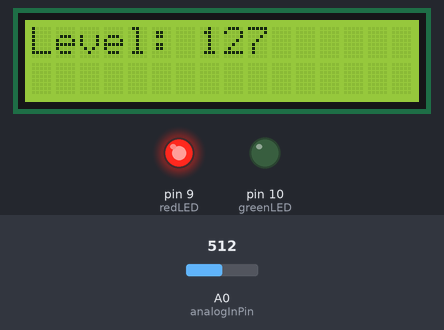
Bench run of a sketch on a simulated Arduino Uno, built with avr-gcc and run on an emulated ATmega328P. On the bench: 16×2 character LCD, output pins drawn as LEDs (lit = HIGH). The test bench sets the inputs (shaded band); at power-on: A0 (analogInPin) = 512. What the sketch prints to the serial monitor is not drawn.

Above: at 1.4 s.
1.5 s: A0 (analogInPin) set to 339
At 2.6 s:
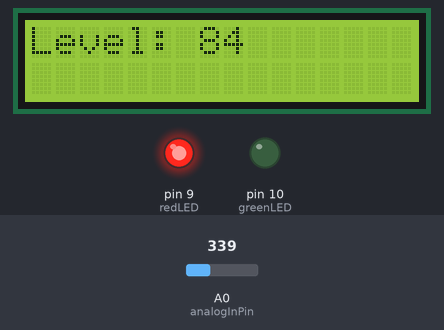
3.7 s: A0 (analogInPin) set to 305
At 5.4 s:
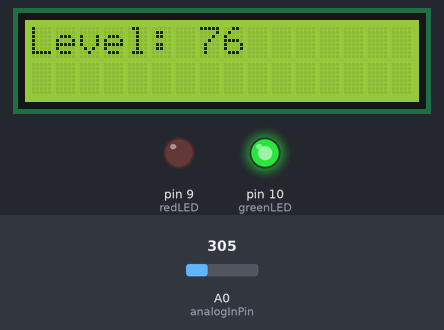
5.7 s: A0 (analogInPin) set to 221
At 7.4 s:
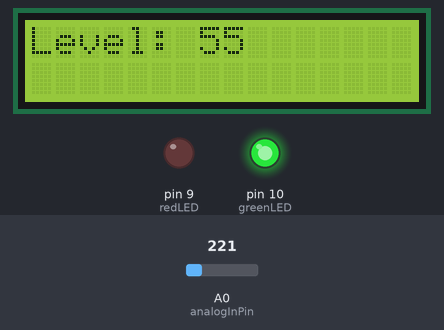
7.7 s: A0 (analogInPin) set to 195
At 9.3 s:
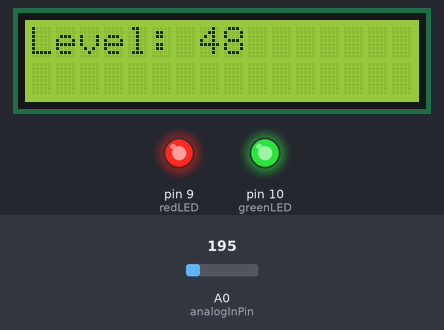
9.7 s: A0 (analogInPin) set to 306
At 11.1 s:
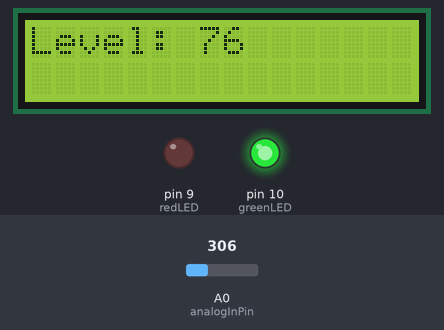
11.8 s: A0 (analogInPin) set to 511
At 12.9 s:
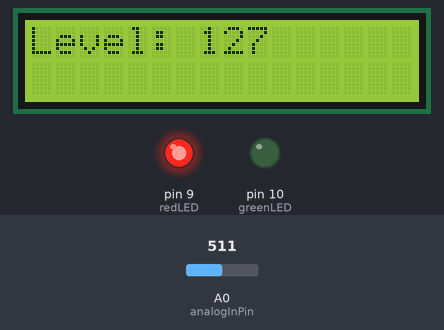
Timing chart, 0 to 14.8 s (numbered marks = the images above; inputs shaded):
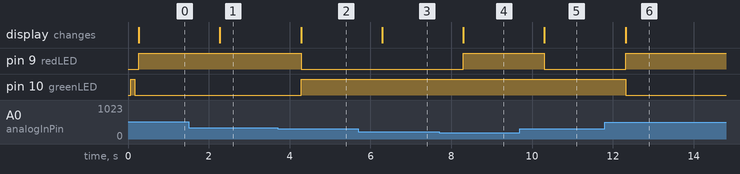

Measured:
- the behaviour switches between 321 and 320 on A0 (analogInPin) (found by bisection; images 1 and 2)
- the behaviour switches between 205 and 204 on A0 (analogInPin) (found by bisection; images 3 and 4)
- after the input at 1.5 s, the display: changes after 0.78 s (image 1)
- after the input at 3.7 s, pin 9 (redLED): HIGH → LOW after 0.58 s; pin 10 (greenLED): LOW → HIGH after 0.58 s; the display: changes after 0.58 s (image 2)
- after the input at 5.7 s, the display: changes after 0.59 s (image 3)
- after the input at 7.7 s, pin 9 (redLED): LOW → HIGH after 0.60 s; the display: changes after 0.60 s (image 4)
- after the input at 9.7 s, pin 9 (redLED): HIGH → LOW after 0.61 s; the display: changes after 0.61 s (image 5)
- after the input at 11.8 s, pin 9 (redLED): LOW → HIGH after 0.51 s; pin 10 (greenLED): HIGH → LOW after 0.51 s; the display: changes after 0.52 s (image 6)

The sketch:

moisture_sensor.ino
```cpp
#include "LiquidCrystal.h"
// intializing pins
const int analogInPin = A0; // main input
int sensorValue = 0;
int outputValue = 0;
const int redLED = 9;
const int greenLED = 10;
const int enable = 8, rs = 12, d4 = 7, d5 = 6, d6 = 5, d7 = 4;
//String displayString = "";
//const int nMOS = 3; //variable for pin connected to MOSFET
LiquidCrystal lcd(enable, rs, d4, d5, d6, d7);

void setup() {
	// initialize serial communication at 9600 bits per second:
	Serial.begin(9600);
	// initializes pins as outputs
	pinMode(redLED, OUTPUT);
	pinMode(greenLED, OUTPUT);
	// pinMode(nMOS, OUTPUT);
  //  begin LCD screen output
  lcd.begin(16, 2);
  // Print these words to my LCD screen (bad lcd means first two letters get cut off, hence the 2 spaces)

	String str = "Level: ";
	intitializeSequence();
}


// dry soil: > 80
// moist soil: 50 - 80
// wet soil: < 50
// in terms of outputValue

void loop() {
	sensorConversion();
	moistureRange();
	delay(1000);        // delay in between reads for stability
}


// // ------------------------- Functions -------------------------------- //

void intitializeSequence() {
	// initialize sequence... need to add error function if intialize sequence doesnt complete
	digitalWrite(greenLED, HIGH);
	digitalWrite(redLED, LOW);
	delay(100);
	digitalWrite(greenLED, LOW);
	digitalWrite(redLED, LOW);
	delay(100);
	digitalWrite(greenLED, HIGH);
	digitalWrite(redLED, LOW);
}

void moistureRange() {
  String str = "Level: ";
  String value = String(outputValue, DEC);
  String displayString = str += value ;
	if (outputValue <= 50) {
		// Switching LED's based off threshold
		digitalWrite(redLED, HIGH);
		digitalWrite(greenLED, HIGH);
		Serial.println("\n TOO WET");
    lcd.print(displayString);
    	// digitalWrite(nMOS, LOW);
	} else if (outputValue > 50 & outputValue < 80) {
		digitalWrite(greenLED, HIGH);
		digitalWrite(redLED, LOW);
		Serial.println("\n PERFECT");
    lcd.print(displayString);
    	// digitalWrite(nMOS, LOW);
	} else {
		digitalWrite(greenLED, LOW);
		digitalWrite(redLED, HIGH);
		Serial.println("\n NEEDS WATERING");
    lcd.print(displayString);
    	// digitalWrite(nMOS, HIGH);
	}
}

void sensorConversion() {
	// read the input on analog pin 0:
	sensorValue = analogRead(analogInPin);
	// convert to range of 0 - 255
	outputValue = map(sensorValue, 0, 1023, 0, 255);
 	Serial.println(outputValue);
  lcd.clear();
}
```
